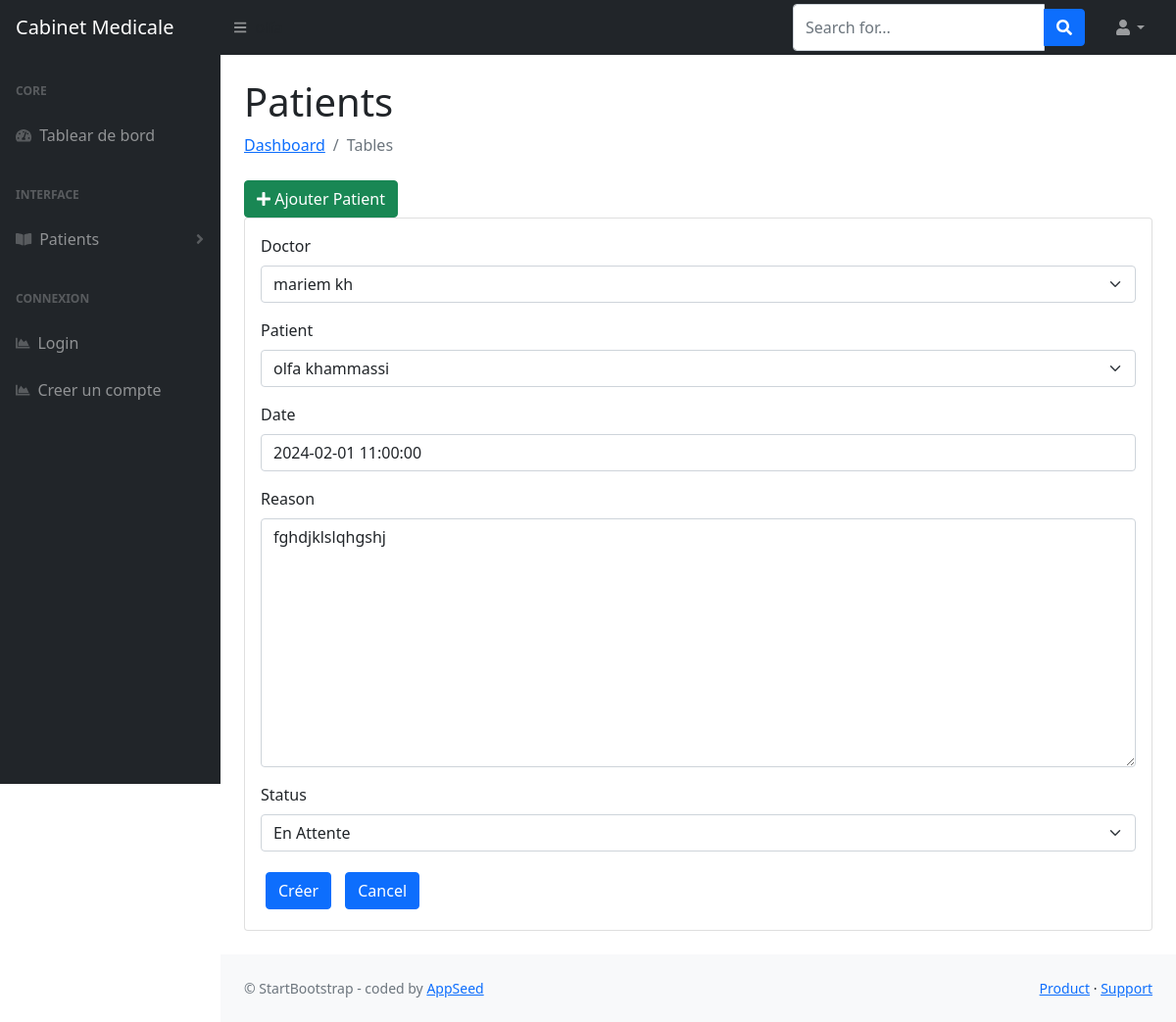
Page /appointments/update/3/ on the committed database.
### appointments/models.py (models this page shows, shortened)
class Appointment(models.Model):
    class Status(models.TextChoices):
        CONFIRME = 'Confirmé'
        ANNULE = 'Annulé'
        EN_ATTENTE = 'En attente'
    doctor = models.ForeignKey(Doctor, on_delete=models.CASCADE)
    patient = models.ForeignKey(Patient, on_delete=models.CASCADE, related_name= 'appointment_set')
    date = models.DateTimeField()
    reason = models.TextField()
    status = models.CharField(
        max_length=20,
        choices=Status.choices,
        default=Status.EN_ATTENTE)
    objects = models.Manager()  # Le gestionnaire par défaut
    confirmed_appointments = ConfirmedAppointmentManager()  # Gestionnaire personnalisé pour les rendez-vous confirmés

### appointments/views.py (the view)
# urls.py: path('update/<int:pk>/',AppointmentUpdateView.as_view(), name="update-appointment"),
class AppointmentUpdateView(UpdateView):
    model = Appointment
    fields = ["doctor","patient","date","reason","status"]
    template_name="patients/form.html"
    success_url = reverse_lazy("patient-list-view")

### doctors/models.py (called while the page is built)
    def __str__(self):
        return f"{self.firstName} {self.lastName}"

### patients/models.py (called while the page is built)
    def __str__(self):
        return f"{self.firstName} {self.lastName}"

### patients/templates/patients/form.html (shortened to what this page needs)
{% extends "layouts/base.html" %}
{% load django_bootstrap5 %}
{% block content %}
    <main>
        <div class="container-fluid px-4">
            <h1 class="mt-4">Patients</h1>
            <ol class="breadcrumb mb-4">
                <li class="breadcrumb-item"><a href="index.html">Dashboard</a></li>
                <li class="breadcrumb-item active">Tables</li>
            </ol>
            <div class="col-md-12">
                <a href="{% url 'create-patient' %}" class="btn btn-success float-right"><i class="fas fa-plus"></i> Ajouter Patient</a>
            </div>
            <div class="card mb-4">
                <div class="card-body">
                    <form method="post">{% csrf_token %}
                       {% bootstrap_form form %}
                        {% bootstrap_button button_type="submit" content="Créer" %}
                        {% bootstrap_button button_type="reset" content="Cancel" %}
                    </form>
                </div>
            </div>
        </div>
    </main>
{% endblock content %}

### patients/templates/patients/form.html (style rules this page uses)
button { padding: 10px; margin: 5px; cursor: pointer; border: none; border-radius: 5px; font-size: 16px; font-weight: bold; }

### rows in the picture
Appointment: doctor "mariem kh", patient "olfa khammassi", date "2024-02-01 11:00:00", reason "fghdjklslqhgshj", status "En Attente"
